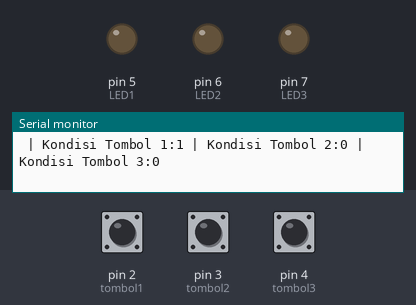
The sketch below on a simulated Arduino Uno, built with avr-gcc and run on an emulated ATmega328P. Shown: output pins drawn as LEDs (lit = HIGH), the last lines printed to the serial monitor. The test bench sets the inputs (shaded band); at power-on: pin 2 (tombol1) HIGH, pin 3 (tombol2) LOW, pin 4 (tombol3) LOW.

Above: at 1.2 s.
1.3 s: pin 2 (tombol1) pulled LOW for 3.2 s
At 5.8 s:
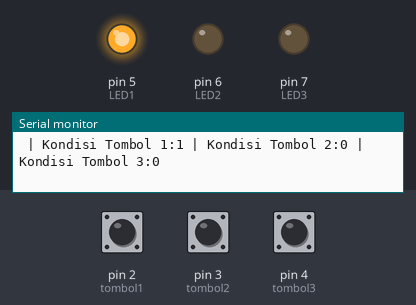
6.4 s: pin 2 (tombol1) pulled LOW for 0.15 s
At 8.3 s:
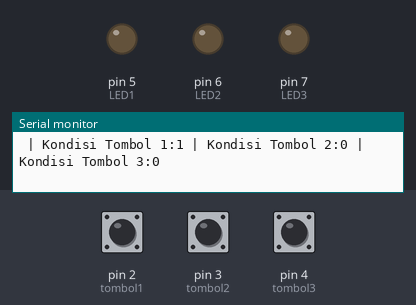
9.5 s: pin 2 (tombol1) pulsed LOW 5 times (0.12 s each, 0.3 s apart)
At 11.7 s:
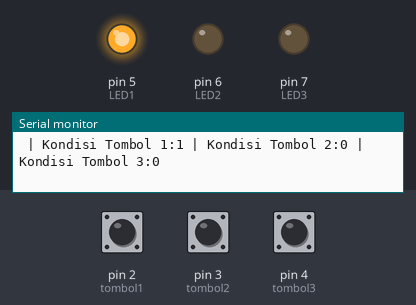
14.0 s: pin 2 (tombol1) pulsed LOW 2 times (0.12 s each, 0.3 s apart)
At 15.8 s:
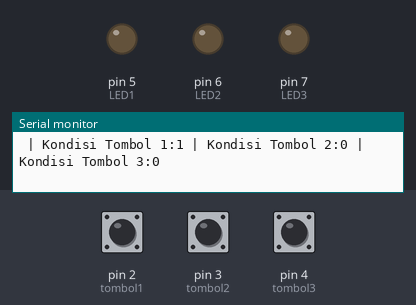
17.6 s: pin 2 (tombol1) pulled LOW for 1 s
At 18.6 s:
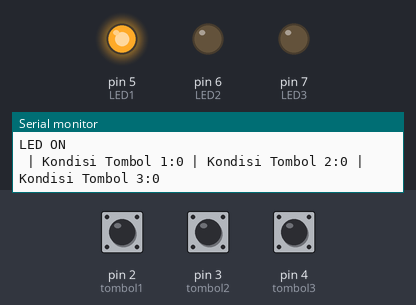
Timing chart, 0 to 20.6 s (numbered marks = the images above; inputs shaded):
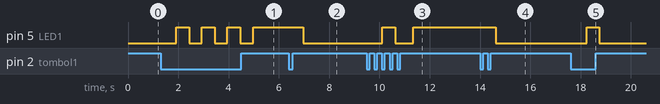

The sketch:

1.Sensor_Tangan.ino
```cpp
//Inisialisasi pembuatan variable
//untuk tombol
int tombol1 =2;
int tombol2 =3;
int tombol3 =4;
//untuk led
int LED1    =5;
int LED2    =6;
int LED3    =7;

int kunci1;
int kunci2;
int kunci3;

void setup() {
  //Menentukan Fungsionalitas dari PIN pada Microcontroller
  Serial.begin(9600);
  pinMode(tombol1,INPUT);
  pinMode(LED1,OUTPUT);
  pinMode(tombol2,INPUT);
  pinMode(LED2,OUTPUT);
  pinMode(tombol3,INPUT);
  pinMode(LED3,OUTPUT);

}

void loop() {
  //Program yang akan dijalankan berulang ulang
  int bacaTombol1=digitalRead(tombol1);//Membaca keadaan tombol 1
  int bacaTombol2=digitalRead(tombol2);//Membaca keadaan tombol 2
  int bacaTombol3=digitalRead(tombol3);//Membaca keadaan tombol 3

  //Print Serial
  Serial.print(" | Kondisi Tombol 1:"); Serial.print(bacaTombol1);
  Serial.print(" | Kondisi Tombol 2:"); Serial.print(bacaTombol2);
  Serial.print(" | Kondisi Tombol 3:"); Serial.print(bacaTombol3);
  Serial.println();


  //Logika program (Jika tombol membaca nilai 1 maka LED menyala, jika bukan 1 maka mati

  //Start Tombol 1
  if (bacaTombol1==0 && kunci1==0){
    delay(500);
    Serial.println("LED ON");
    digitalWrite(LED1,HIGH);
    kunci1=1;
    }else if(bacaTombol1==0 && kunci1==1){
    delay(500);
    Serial.println("LED OFF");
    digitalWrite(LED1,LOW);
    kunci1=0;
  }
//
//  if (bacaTombol2==1 && kunci2==0){
//    delay(100);
//    Serial.println("LED ON");
//    digitalWrite(LED2,HIGH);
//    kunci2=1;
//    }
    /*
    else if(bacaTombol2==1 && kunci2==1){
    delay(100);
    Serial.println("LED OFF");
    digitalWrite(LED2,LOW);
    kunci2=0;
  }

  if (bacaTombol3==1 && kunci3==0){
    delay(100);
    Serial.println("LED ON");
    digitalWrite(LED3,HIGH);
    kunci3=1;
    }else if(bacaTombol3==1 && kunci3==1){
    delay(100);
    Serial.println("LED OFF");
    digitalWrite(LED3,LOW);
    kunci3=0;
  }
  */
}
```

Measured:
- after the input at 1.3 s, pin 5 (LED1): alternates HIGH for 0.51 s and LOW for 0.51 s, 7 changes in all, then stays HIGH, starting after 0.62 s
- after the input at 6.4 s, pin 5 (LED1): HIGH → LOW after 0.57 s
- after the input at 9.5 s, pin 5 (LED1): LOW → HIGH after 0.61 s, → LOW 0.51 s later, → HIGH 0.71 s later
- after the input at 14.0 s, pin 5 (LED1): HIGH → LOW after 0.61 s
- after the input at 17.6 s, pin 5 (LED1): LOW → HIGH after 0.63 s, → LOW 0.51 s later
